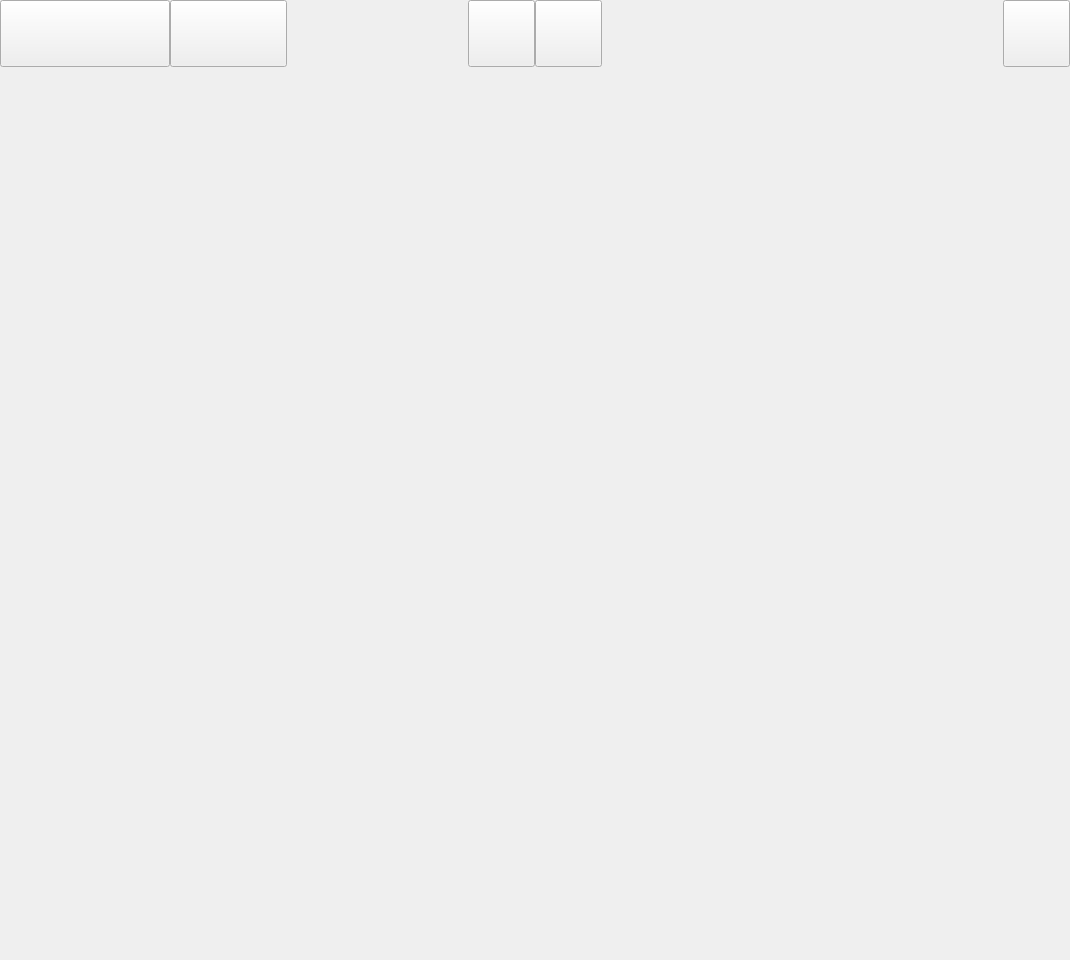
<?xml version="1.0" encoding="UTF-8"?>
<ui version="4.0">
 <class>Widget</class>
 <widget class="QWidget" name="Widget">
  <property name="geometry">
   <rect>
    <x>0</x>
    <y>0</y>
    <width>1070</width>
    <height>960</height>
   </rect>
  </property>
  <property name="minimumSize">
   <size>
    <width>1070</width>
    <height>960</height>
   </size>
  </property>
  <property name="maximumSize">
   <size>
    <width>1070</width>
    <height>960</height>
   </size>
  </property>
  <property name="windowTitle">
   <string>Widget</string>
  </property>
  <widget class="QScrollArea" name="scrollArea">
   <property name="geometry">
    <rect>
     <x>0</x>
     <y>110</y>
     <width>1070</width>
     <height>800</height>
    </rect>
   </property>
   <property name="minimumSize">
    <size>
     <width>0</width>
     <height>0</height>
    </size>
   </property>
   <property name="styleSheet">
    <string notr="true">#scrollArea
{
border:0px;
}
</string>
   </property>
   <property name="widgetResizable">
    <bool>true</bool>
   </property>
   <widget class="QWidget" name="scrollAreaWidgetContents">
    <property name="geometry">
     <rect>
      <x>0</x>
      <y>0</y>
      <width>1070</width>
      <height>800</height>
     </rect>
    </property>
   </widget>
  </widget>
  <widget class="QPushButton" name="btnTools">
   <property name="geometry">
    <rect>
     <x>1003</x>
     <y>0</y>
     <width>67</width>
     <height>67</height>
    </rect>
   </property>
   <property name="minimumSize">
    <size>
     <width>67</width>
     <height>67</height>
    </size>
   </property>
   <property name="styleSheet">
    <string notr="true">#btnTools
{
border-image: url(:/image/图片14.png);
}
#btnTools:pressed
{
border-image: url(:/image/图片6.png);
}</string>
   </property>
   <property name="text">
    <string/>
   </property>
  </widget>
  <widget class="QPushButton" name="btnZoom">
   <property name="geometry">
    <rect>
     <x>401</x>
     <y>0</y>
     <width>67</width>
     <height>67</height>
    </rect>
   </property>
   <property name="minimumSize">
    <size>
     <width>67</width>
     <height>67</height>
    </size>
   </property>
   <property name="maximumSize">
    <size>
     <width>67</width>
     <height>67</height>
    </size>
   </property>
   <property name="styleSheet">
    <string notr="true">#btnZoom
{
border-image: url(:/image/图片10.png);
}
#btnZoom:pressed
{
border-image: url(:/image/图片3.png);
}</string>
   </property>
   <property name="text">
    <string/>
   </property>
   <property name="default">
    <bool>false</bool>
   </property>
   <property name="flat">
    <bool>true</bool>
   </property>
  </widget>
  <widget class="QPushButton" name="btnAll">
   <property name="geometry">
    <rect>
     <x>0</x>
     <y>0</y>
     <width>170</width>
     <height>67</height>
    </rect>
   </property>
   <property name="minimumSize">
    <size>
     <width>170</width>
     <height>67</height>
    </size>
   </property>
   <property name="autoFillBackground">
    <bool>false</bool>
   </property>
   <property name="styleSheet">
    <string notr="true">QPushButton#btnAll
{
border-image: url(:/image/图片8.png);
/*border:0pix;*/
}
/*QPushButton#btnAll:hover
{
border-image: url(:/image/图片1.png);
}*/
QPushButton#btnAll:pressed
{
border-image: url(:/image/图片1.png);

}</string>
   </property>
   <property name="iconSize">
    <size>
     <width>170</width>
     <height>66</height>
    </size>
   </property>
   <property name="flat">
    <bool>false</bool>
   </property>
  </widget>
  <widget class="QPushButton" name="btnOpen">
   <property name="geometry">
    <rect>
     <x>170</x>
     <y>0</y>
     <width>117</width>
     <height>67</height>
    </rect>
   </property>
   <property name="minimumSize">
    <size>
     <width>117</width>
     <height>67</height>
    </size>
   </property>
   <property name="maximumSize">
    <size>
     <width>117</width>
     <height>67</height>
    </size>
   </property>
   <property name="styleSheet">
    <string notr="true">#btnOpen
{
border-image: url(:/image/图片9.png);
}
#btnOpen:pressed
{
border-image: url(:/image/图片2.png);
}</string>
   </property>
   <property name="iconSize">
    <size>
     <width>100</width>
     <height>67</height>
    </size>
   </property>
  </widget>
  <widget class="QPushButton" name="btnRotate">
   <property name="geometry">
    <rect>
     <x>535</x>
     <y>0</y>
     <width>67</width>
     <height>67</height>
    </rect>
   </property>
   <property name="minimumSize">
    <size>
     <width>67</width>
     <height>67</height>
    </size>
   </property>
   <property name="maximumSize">
    <size>
     <width>67</width>
     <height>67</height>
    </size>
   </property>
   <property name="styleSheet">
    <string notr="true">#btnRotate
{
border-image: url(:/image/图片12.png);
}
#btnRotate:pressed
{
border-image: url(:/image/图片5.png);
}</string>
   </property>
  </widget>
  <widget class="QPushButton" name="btnDelete">
   <property name="geometry">
    <rect>
     <x>468</x>
     <y>0</y>
     <width>67</width>
     <height>67</height>
    </rect>
   </property>
   <property name="minimumSize">
    <size>
     <width>67</width>
     <height>67</height>
    </size>
   </property>
   <property name="maximumSize">
    <size>
     <width>67</width>
     <height>67</height>
    </size>
   </property>
   <property name="styleSheet">
    <string notr="true">#btnDelete
{
	border-image: url(:/image/图片11.png);
}
#btnDelete:pressed
{
border-image: url(:/image/图片4.png);
}</string>
   </property>
   <property name="text">
    <string/>
   </property>
  </widget>
  <widget class="QPushButton" name="btnNext">
   <property name="geometry">
    <rect>
     <x>930</x>
     <y>110</y>
     <width>140</width>
     <height>800</height>
    </rect>
   </property>
   <property name="minimumSize">
    <size>
     <width>139</width>
     <height>800</height>
    </size>
   </property>
   <property name="styleSheet">
    <string notr="true">#btnNext:hover
{
border-image: url(:/image/图片16.png);
}
#btnNext:pressed
{
	border-image: url(:/image/图片16.png);
}</string>
   </property>
   <property name="text">
    <string/>
   </property>
   <property name="flat">
    <bool>true</bool>
   </property>
  </widget>
  <widget class="QPushButton" name="btnPrevious">
   <property name="geometry">
    <rect>
     <x>0</x>
     <y>110</y>
     <width>140</width>
     <height>800</height>
    </rect>
   </property>
   <property name="minimumSize">
    <size>
     <width>139</width>
     <height>500</height>
    </size>
   </property>
   <property name="styleSheet">
    <string notr="true">#btnPrevious:hover
{
border-image: url(:/image/图片15.png);
}
#btnPrevious:pressed
{
border-image: url(:/image/图片15.png);
}</string>
   </property>
   <property name="text">
    <string/>
   </property>
   <property name="flat">
    <bool>true</bool>
   </property>
  </widget>
 </widget>
 <layoutdefault spacing="6" margin="11"/>
 <resources/>
 <connections/>
</ui>
